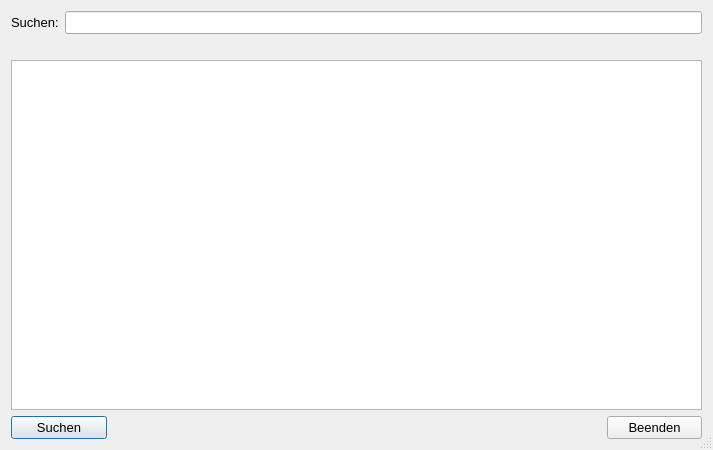
<?xml version="1.0" encoding="UTF-8"?>
<ui version="4.0">
 <class>LAP_Themenkatalog_Suche</class>
 <widget class="QDialog" name="LAP_Themenkatalog_Suche">
  <property name="geometry">
   <rect>
    <x>0</x>
    <y>0</y>
    <width>713</width>
    <height>450</height>
   </rect>
  </property>
  <property name="minimumSize">
   <size>
    <width>713</width>
    <height>450</height>
   </size>
  </property>
  <property name="windowTitle">
   <string>Suche</string>
  </property>
  <property name="sizeGripEnabled">
   <bool>true</bool>
  </property>
  <layout class="QGridLayout" name="gridLayout">
   <item row="2" column="0">
    <widget class="QTableWidget" name="tW_LAP_Themenkatalog_DB">
     <property name="maximumSize">
      <size>
       <width>16777215</width>
       <height>16777215</height>
      </size>
     </property>
     <property name="font">
      <font>
       <pointsize>10</pointsize>
      </font>
     </property>
     <property name="editTriggers">
      <set>QAbstractItemView::NoEditTriggers</set>
     </property>
     <property name="alternatingRowColors">
      <bool>true</bool>
     </property>
     <attribute name="verticalHeaderVisible">
      <bool>true</bool>
     </attribute>
    </widget>
   </item>
   <item row="3" column="0">
    <layout class="QHBoxLayout" name="horizontalLayout">
     <property name="spacing">
      <number>500</number>
     </property>
     <item>
      <widget class="QPushButton" name="pB_Suchen">
       <property name="maximumSize">
        <size>
         <width>100</width>
         <height>16777215</height>
        </size>
       </property>
       <property name="font">
        <font>
         <pointsize>10</pointsize>
        </font>
       </property>
       <property name="text">
        <string>Suchen</string>
       </property>
       <property name="icon">
        <iconset>
         <normaloff>../../_Symbole/UsedSymbols/searchmagnifierinterfacesymbol1_79893.ico</normaloff>../../_Symbole/UsedSymbols/searchmagnifierinterfacesymbol1_79893.ico</iconset>
       </property>
      </widget>
     </item>
     <item>
      <widget class="QPushButton" name="pB_Beenden">
       <property name="maximumSize">
        <size>
         <width>100</width>
         <height>16777215</height>
        </size>
       </property>
       <property name="font">
        <font>
         <pointsize>10</pointsize>
        </font>
       </property>
       <property name="text">
        <string>Beenden</string>
       </property>
       <property name="icon">
        <iconset>
         <normaloff>../../_Symbole/UsedSymbols/log-out_icon-icons.com_50106.ico</normaloff>../../_Symbole/UsedSymbols/log-out_icon-icons.com_50106.ico</iconset>
       </property>
      </widget>
     </item>
    </layout>
   </item>
   <item row="1" column="0">
    <spacer name="verticalSpacer">
     <property name="font">
      <font>
       <pointsize>10</pointsize>
      </font>
     </property>
     <property name="orientation">
      <enum>Qt::Vertical</enum>
     </property>
     <property name="sizeType">
      <enum>QSizePolicy::Fixed</enum>
     </property>
     <property name="sizeHint" stdset="0">
      <size>
       <width>20</width>
       <height>20</height>
      </size>
     </property>
    </spacer>
   </item>
   <item row="0" column="0">
    <layout class="QHBoxLayout" name="horizontalLayout_2">
     <item>
      <widget class="QLabel" name="lbl_Suchbegriff">
       <property name="font">
        <font>
         <pointsize>10</pointsize>
        </font>
       </property>
       <property name="text">
        <string>Suchen:</string>
       </property>
      </widget>
     </item>
     <item>
      <widget class="QLineEdit" name="le_Suchbegriff">
       <property name="font">
        <font>
         <pointsize>10</pointsize>
        </font>
       </property>
      </widget>
     </item>
    </layout>
   </item>
  </layout>
 </widget>
 <resources/>
 <connections/>
</ui>
